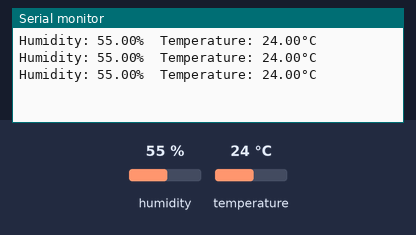
A sketch run on a simulated Arduino Uno, built with avr-gcc and run on an emulated ATmega328P. On the bench: the last lines printed to the serial monitor. The inputs (shaded band) are chosen by the test bench; at power-on: humidity 55 %, temperature 24 °C.

Above: at 3.8 s.
3.9 s: humidity set to 22 %
At 5.8 s:
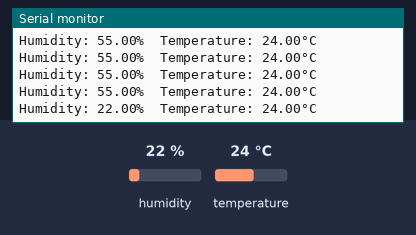
6.7 s: temperature set to 12 °C
At 7.8 s:
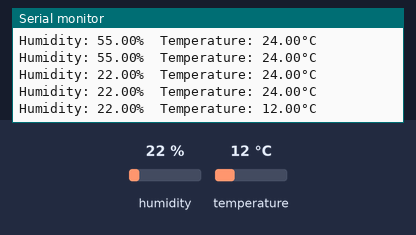
9.5 s: humidity set to 40 %
At 10.6 s:
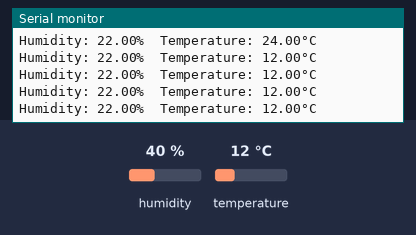
Timing chart, 0 to 12.5 s (numbered marks = the images above; inputs shaded):
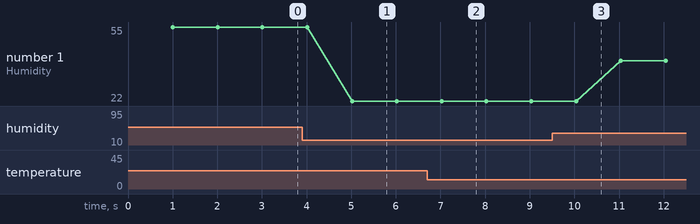

Measured:
- after the input at 3.9 s, the serial monitor: prints a new line after 1.1 s (image 1)
- after the input at 6.7 s, the serial monitor: prints a new line after 0.33 s (image 2)
- plotted number 1: 55 → 22 after the input at 3.9 s, 22 → 40 after the input at 9.5 s

The sketch:

DHT22_Formation.ino
```cpp
#include "DHT.h"

#define DHTPIN 2
#define DHTTYPE DHT22

DHT dht(DHTPIN, DHTTYPE);

void setup() {
  Serial.begin(9600);
  dht.begin();
}

void loop() {
  delay(1000);
  float h = dht.readHumidity();//humidité
  float t = dht.readTemperature();//température
  Serial.print("Humidity: ");
  Serial.print(h);
  Serial.print("%  Temperature: ");
  Serial.print(t);
  Serial.println("°C ");

}
```
